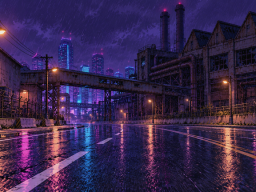
#> input picture web/og/downtown-night-rain.png, 256 x 192 px, given in place of downtown-night-rain.png.png, which was not available
$ python -i card.py   (imports and definitions only)
#> lines starting #> are read from the running program, lines starting #| are printed output that depends on the picture; pictures that were not available may be replaced by others from this repository, and a replacement may not be noted
# The link preview of a record, 1200 x 630 (Gaylord's layout, 2026-10-18): the track's stage art with a TV pass, the logo,
# a boomer waving on one side asking "CAN YOU BEAT <score> PTS?" in a speech balloon on the other, Powered by Miden in the
# corner. Boomer and side come from the record id, so a record keeps its card. Query: t (track id), s (score), r (record id).
import os, sys
from http.server import BaseHTTPRequestHandler
from io import BytesIO
from urllib.parse import parse_qs, urlparse
from PIL import Image, ImageChops, ImageDraw, ImageFilter, ImageFont, ImageOps

sys.path.insert(0, os.getcwd())
from og.tracks import score as parse_score, track

OG = os.path.join(os.getcwd(), "og")
INK, PINK, BLACK, WHITE = (8, 12, 36, 255), (226, 60, 120, 255), (0, 0, 0, 255), (255, 255, 255, 255)
FONT = lambda size: ImageFont.truetype(os.path.join(OG, "PUB-Painted-Pixel.ttf"), size)
# the pixel font has no "?" and no ",": both drawn on its grid (a cap is 7 cells tall)
QM = [".###.", "#...#", "....#", "...#.", "..#..", ".....", "..#.."]
COMMA = [".", ".", ".", ".", ".", ".", "#", "#"]
SHEETS = {"a": "passengers.webp", "b": "passengers-b.webp", "c": "passengers-c.webp"}  # 48 characters, 16 a sheet, by atlasIndex
# the characters aged 40 to 85 (src/game/data/characters.json): the obviously young and the very old stay off the card (Gaylord, 2026-10-18)
BOOMERS = [4, 5, 6, 7, 8, 9, 10, 11, 12, 13, 14, 18, 19, 20, 21, 22, 23, 24, 25, 26, 27, 30, 31, 34, 35, 36, 37, 38, 39, 40, 41, 42, 43, 46, 47]


def cell_of(d, f):
    b = d.textbbox((0, 0), "C", font=f)
    return (b[3] - b[1]) / 7, b[1]


# [14 lines left out: functions pix, figure, not called in this run]


def background(stage):
    """The stage art five times up, cropped to the card, faded at the bottom."""
#> called with stage = '../og/downtown-night-rain.png'
    big = Image.open(os.path.join(OG, f"{stage}.png")).convert("RGBA").resize((1280, 960), Image.LANCZOS)
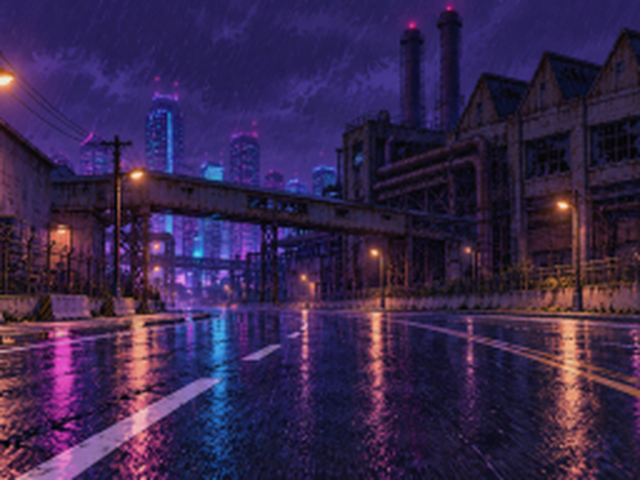
#> big: PIL image 1280x960 RGBA (shown at 1/2 size); mean R, G, B, A 55.3, 37.8, 77.2, 255
    card = big.crop((40, 150, 1240, 780))
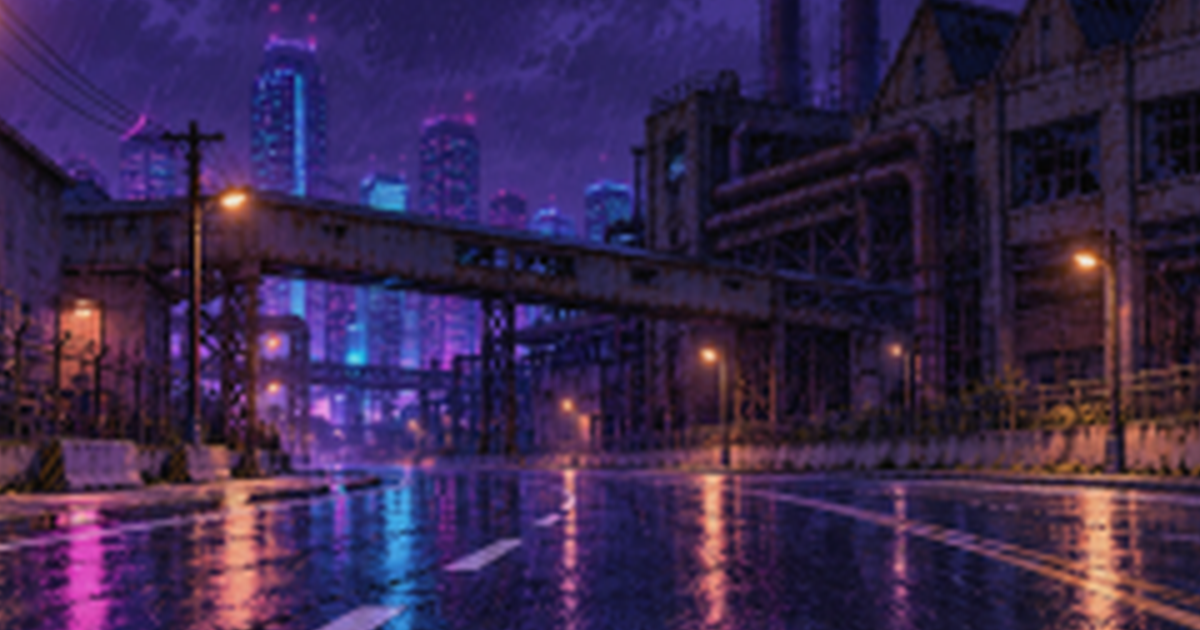
#> card: PIL image 1200x630 RGBA; mean R, G, B, A 56.7, 38.7, 76.1, 255
    scrim = Image.new("RGBA", card.size, (0, 0, 0, 0))
#> scrim: PIL image 1200x630 RGBA; every value is 0
    d = ImageDraw.Draw(scrim)
    for y in range(330, 630):
        d.line([(0, y), (1200, y)], fill=(8, 6, 24, int(210 * ((y - 330) / 300) ** 1.3)))
    card.alpha_composite(scrim)
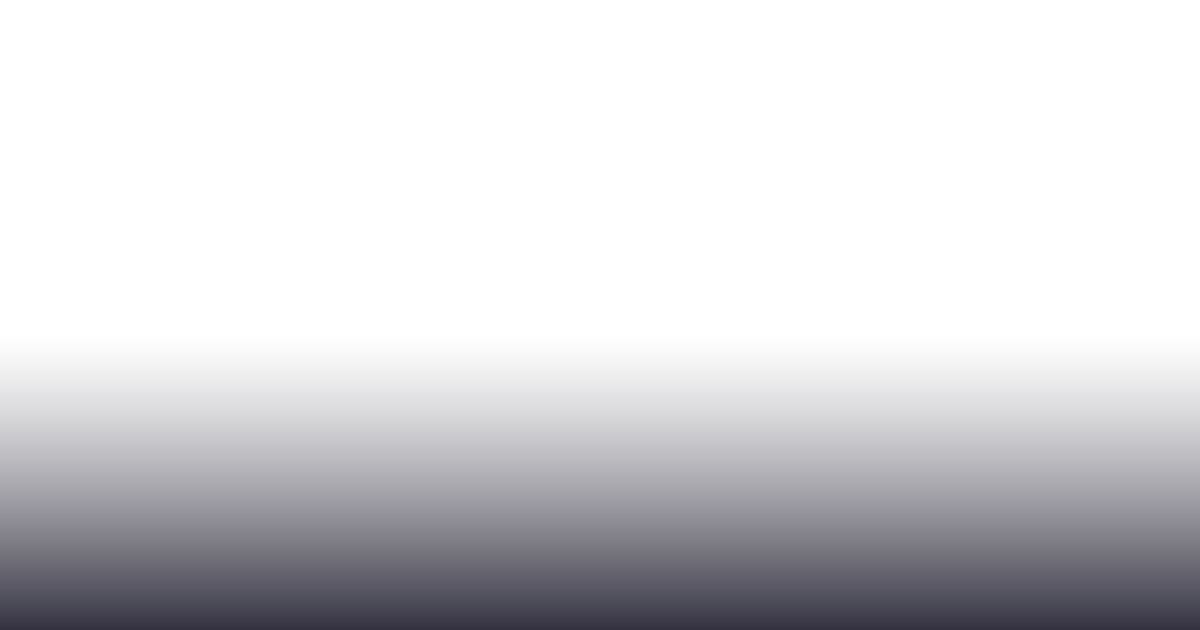
#> scrim: PIL image 1200x630 RGBA; mean R, G, B, A 3.8, 2.9, 11.4, 43.1; transparent parts drawn white
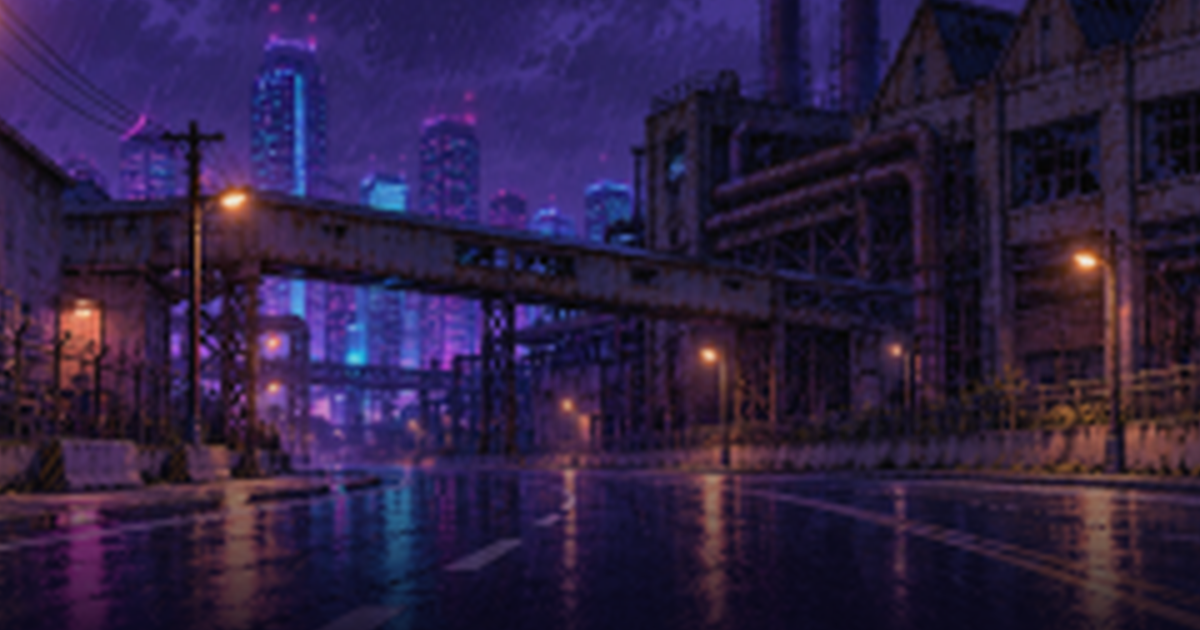
#> card: PIL image 1200x630 RGBA; mean R, G, B, A 45.8, 31.8, 66.3, 255
    return card


# [81 lines left out: functions tv, draw, card, not called in this run]


class handler(BaseHTTPRequestHandler):
    # [9 lines left out: function do_GET, not called in this run]

>>> result = background('../og/downtown-night-rain.png')

$ run again, on web/og/downtown-night.png
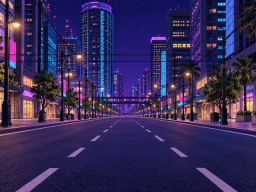
#> input picture web/og/downtown-night.png, 256 x 192 px, given in place of downtown-night.png.png, which was not available
#> in background, `card = big.crop((40, 150, 1240, 780))`:
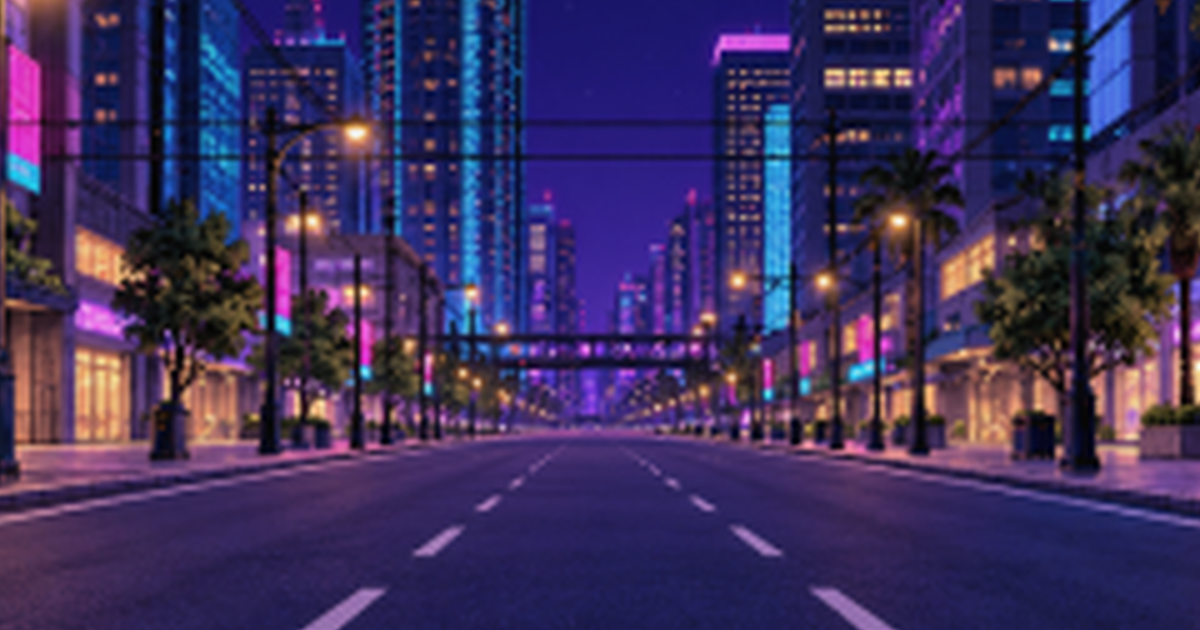
#> card: PIL image 1200x630 RGBA; mean R, G, B, A 61.5, 47.7, 92.5, 255
#> in background, `card.alpha_composite(scrim)`:
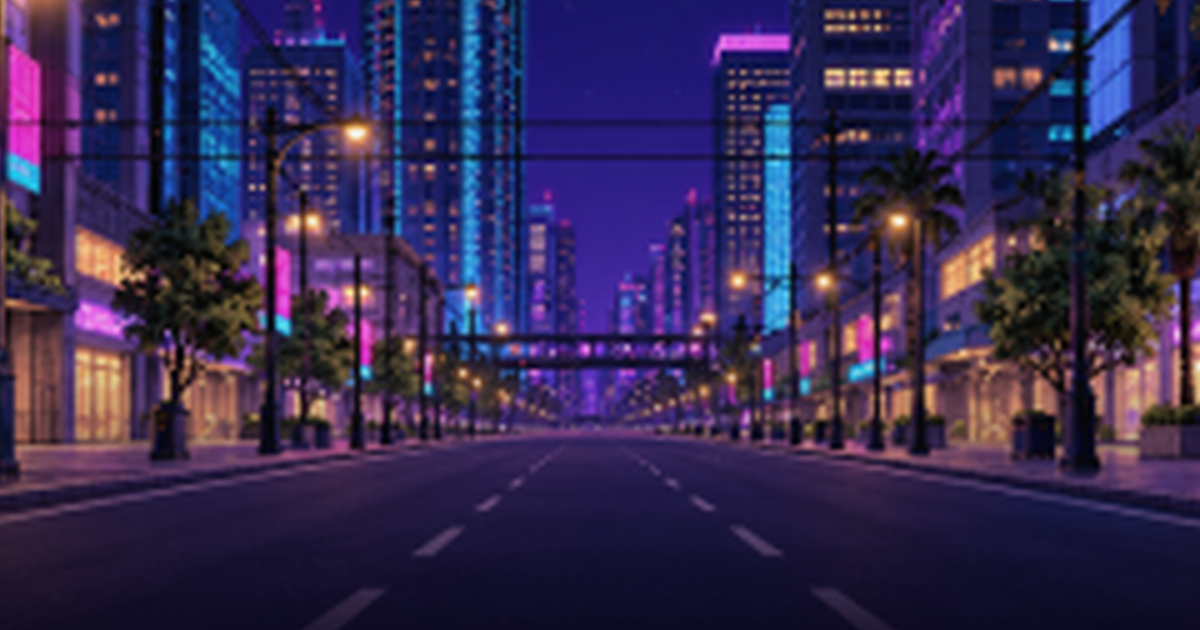
#> card: PIL image 1200x630 RGBA; mean R, G, B, A 53.2, 41.5, 81.3, 255

$ run again, on web/og/downtown-sunset.png
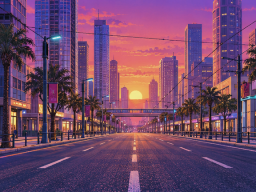
#> input picture web/og/downtown-sunset.png, 256 x 192 px, given in place of downtown-sunset.png.png, which was not available
#> in background, `card = big.crop((40, 150, 1240, 780))`:
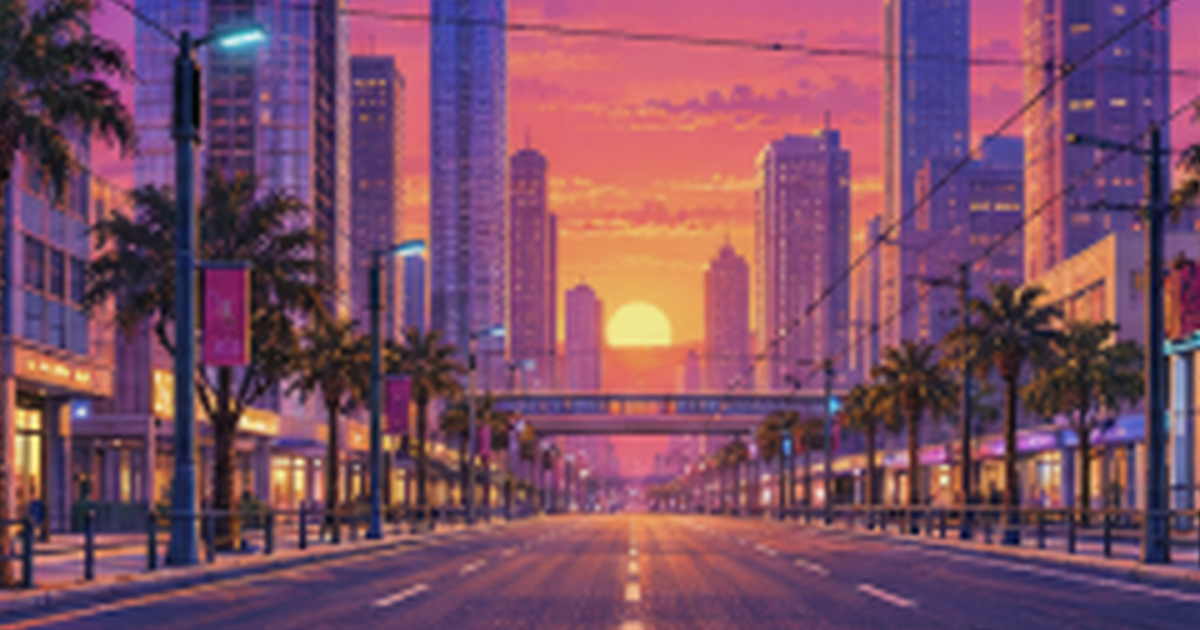
#> card: PIL image 1200x630 RGBA; mean R, G, B, A 124.8, 77.6, 100, 255
#> in background, `card.alpha_composite(scrim)`:
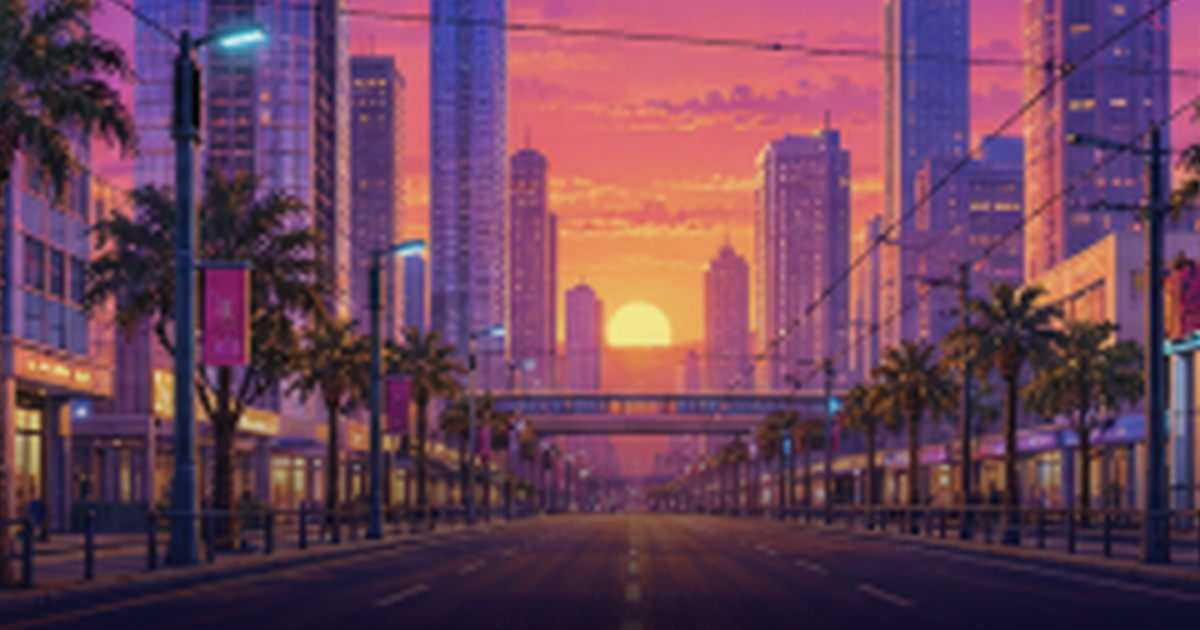
#> card: PIL image 1200x630 RGBA; mean R, G, B, A 107.8, 66.5, 88.4, 255
